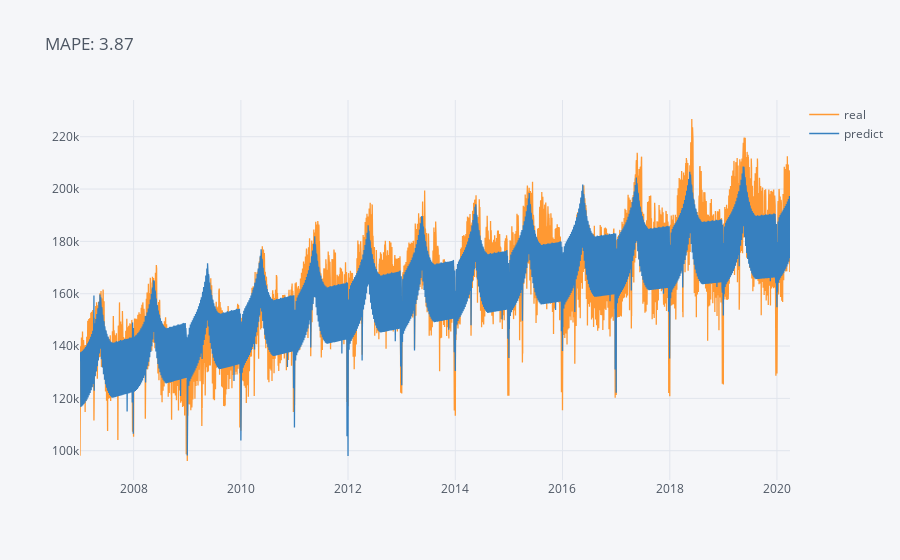

Notebook code for this chart:
### Code cell
mp = mape_comp(newplot)
newplot[["real", "predict"]].iplot(title = f"MAPE: {mp:.2f}")

### Figure 1 — Plotly figure (JSON) as saved in the notebook; plotly's stock layout.template omitted (floating-point values rounded to 4 significant figures; data arrays with more than 128 entries replaced by an {"elided": "..."} marker saying what was removed)
{"data": [{"line": {"color": "rgba(255, 153, 51, 1.0)", "dash": "solid", "shape": "linear", "width": 1.3}, "mode": "lines", "name": "real", "text": "", "type": "scatter", "x": {"elided": "4838 str values"}, "y": {"elided": "4838 float values"}}, {"line": {"color": "rgba(55, 128, 191, 1.0)", "dash": "solid", "shape": "linear", "width": 1.3}, "mode": "lines", "name": "predict", "text": "", "type": "scatter", "x": {"elided": "4838 str values"}, "y": {"elided": "4838 float values"}}], "layout": {"legend": {"bgcolor": "#F5F6F9", "font": {"color": "#4D5663"}}, "paper_bgcolor": "#F5F6F9", "plot_bgcolor": "#F5F6F9", "title": {"font": {"color": "#4D5663"}, "text": "MAPE: 3.87"}, "xaxis": {"gridcolor": "#E1E5ED", "showgrid": true, "tickfont": {"color": "#4D5663"}, "title": {"font": {"color": "#4D5663"}, "text": ""}, "zerolinecolor": "#E1E5ED"}, "yaxis": {"gridcolor": "#E1E5ED", "showgrid": true, "tickfont": {"color": "#4D5663"}, "title": {"font": {"color": "#4D5663"}, "text": ""}, "zerolinecolor": "#E1E5ED"}}}
